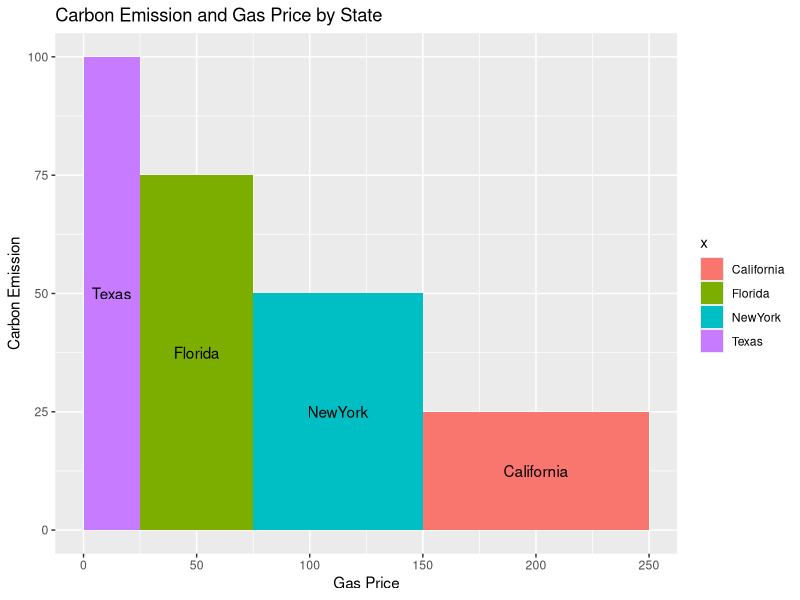

This figure's R source:
## ---- chunk 1
# Data Visualization
# Assignment 4-1

# Set Column Names
df <- data.frame(x = c("Texas", "Florida", "NewYork",
     "California"), width = c(25, 50, 75, 100), height = c(100,
     75, 50, 25))

df$w <- cumsum(df$width)
df$wm <- df$w - df$width
df$wt <- with(df, wm + (w - wm)/2)

library(ggplot2)
p <- ggplot(df, aes(ymin = 0))
p1 <- p + geom_rect(aes(xmin = wm, xmax = w,
     ymax = height, fill = x))

p2 <- p1 + geom_text(aes(x = wt, y = height *
     0.5, label = x))

p2 + ggtitle("Carbon Emission and Gas Price by State") + xlab("Gas Price") + ylab("Carbon Emission")
## ---- chunk 2
# Data Visualization
# Assignment 4-2

# Creating Table with Embedded Charts
carbon <- read.csv("carbon.csv", header=TRUE)
head(carbon)

library(Hmisc)
library(tidyverse)
library(ggplot2)

# Calucating Mean
mean(carbon$PerCapitaEmission)
## ---- chunk 3
# Creating Dummy Variable
carbon$PerCapitaEmission_dummy <- ifelse(carbon$PerCapitaEmission>=20.20489, 1, 0)

# Creating Ordinal Variable
carbon$CarbonIntensity_ordinal <- cut2(carbon$CarbonIntensity, m=10)

# 
table(carbon$PerCapitaEmission_dummy, carbon$CarbonIntensity_ordinal)
## ---- chunk 4
carbon_df <- data.frame(carbon)

# Code below does not work... 
## p <- ggplot2(carbon_df,aes(CarbonIntensity_ordinal,PerCapitaEmission,fill=as.factor(Division)),size=5)+geom_bar(position="dodge",stat="identity")+facet_wrap(~CarbonIntensity_ordinad,nrow=4)
